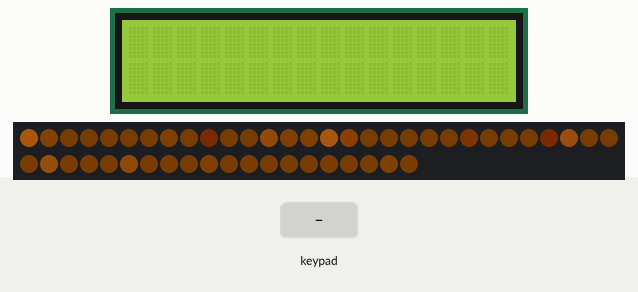
A program run on a simulated Arduino Mega 2560, built with avr-gcc and run on an emulated ATmega2560. Parts: 16×2 character LCD, 50 RGB LEDs in strip order, left to right, continuing on the next row. Inputs (shaded band) come from the test bench. Dim RGB values are drawn brighter than linear; random numbers use the default seed unless the program sets one.

Above: at 4.2 s.
4.3 s: keypad keys 9 8 7 6 A pressed 0.4 s apart
At 6.3 s:
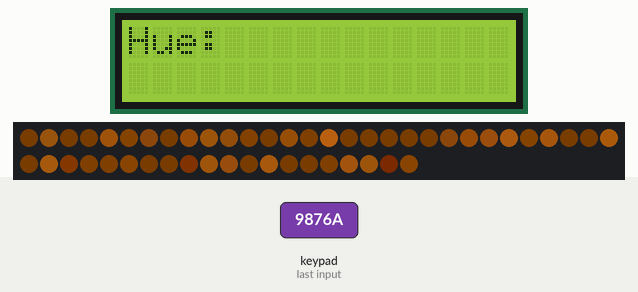
7.8 s: key '#' pressed
At 7.97 s:
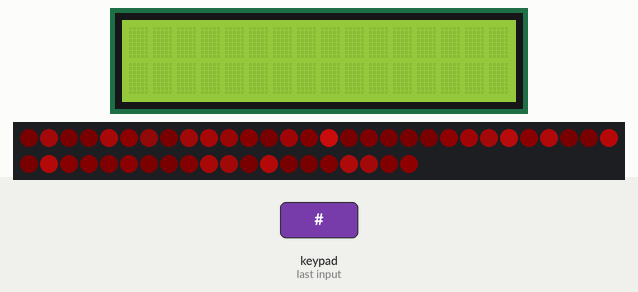
10.2 s: keypad keys 9 8 7 6 D pressed 0.4 s apart
At 12.5 s:
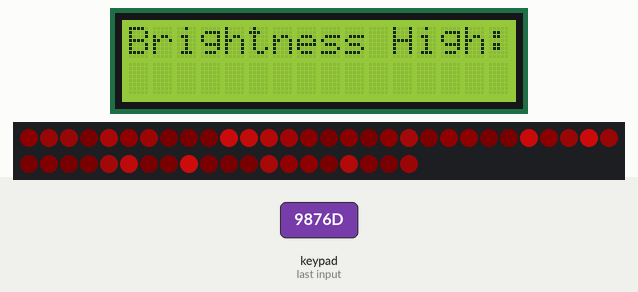
13.7 s: keypad keys 1 3 9 7 # pressed 0.4 s apart
At 15.47 s:
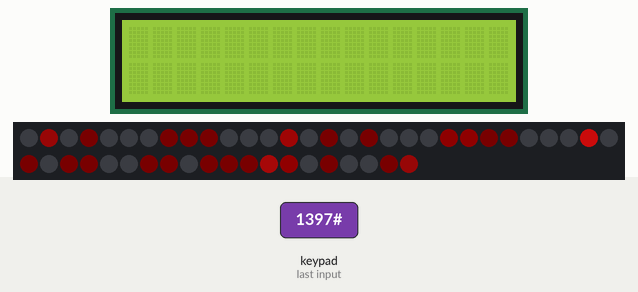
17.7 s: key '1' pressed
At 18.07 s:
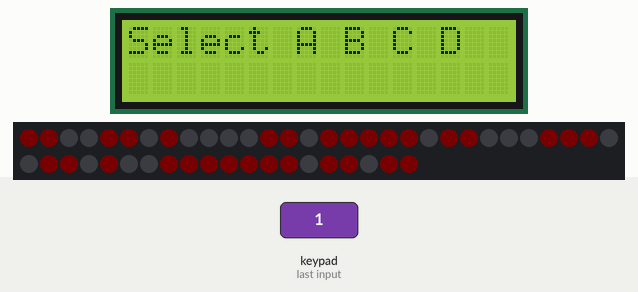
20.3 s: key 'A' pressed
At 21.3 s:
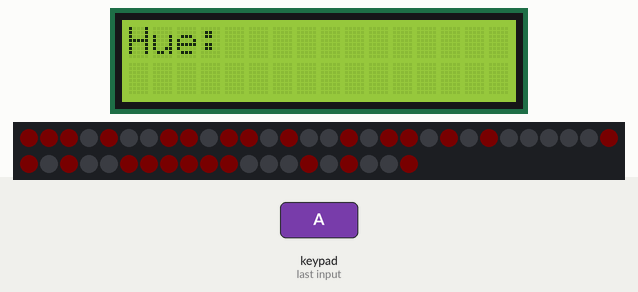
Timing chart, 0 to 22.8 s (numbered marks = the images above; inputs shaded):
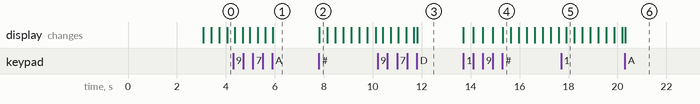

Measured:
- after the input at 7.8 s, the display: changes at once (image 2)
- after the input at 13.7 s, the display: first changes at once (image 4 shows a later state)

The program:

main.cpp
```cpp
#include <Arduino.h>
#include <FastLED.h>
#include <Keypad.h>
#include <LiquidCrystal.h>
#include <Wire.h>

#define LED_PIN 53
#define COLOR_ORDER GRB
#define CHIPSET WS2812B
#define NUM_LEDS 50
#define FRAMES_PER_SECOND 30
#define BASE_COLOR CHSV(HUE, SAT, BRIGHTNESS_FLOOR);
#define ROWS 4
#define COLS 4

//LED stuff
CRGB leds[NUM_LEDS];
int BRIGHTNESS_CEILING = 180;
int BRIGHTNESS_FLOOR = 20;
int HUE = 31;
int SAT = 195;

//Keypad stuff
char keys[ROWS][COLS] = {
    {'1', '2', '3', 'A'},
    {'4', '5', '6', 'B'},
    {'7', '8', '9', 'C'},
    {'*', '0', '#', 'D'}};
byte rowPins[ROWS] = {9, 8, 7, 6};
byte colPins[COLS] = {5, 4, 3, 2};
Keypad keypad = Keypad(makeKeymap(keys), rowPins, colPins, ROWS, COLS);

//LCD stuff
const int rs = 34, en = 32, d4 = 28, d5 = 26, d6 = 24, d7 = 22;
LiquidCrystal lcd(rs, en, d4, d5, d6, d7);

enum PixelState {
  Low,
  Brightening,
  Dimming,
  High
};

struct PixelInfo {
  PixelState state;
  int twinkleness;
  int brightness;
  int twinkleRate;
};

PixelInfo pi[NUM_LEDS];

void initLeds() {
  for (int i = 0; i < NUM_LEDS; i++) {
    leds[i] = BASE_COLOR;
    pi[i].state = Low;
    pi[i].twinkleness = 0;
    pi[i].brightness = BRIGHTNESS_FLOOR;
    pi[i].twinkleRate = 0;
  }
}

void brighten(int i) {
  if (pi[i].brightness < pi[i].twinkleness) {
    pi[i].brightness += pi[i].twinkleRate;
    if (pi[i].brightness > pi[i].twinkleness)
      pi[i].brightness = pi[i].twinkleness;
    leds[i] = CHSV(HUE, SAT, pi[i].brightness);
  } else {
    pi[i].brightness = pi[i].twinkleness;
    leds[i] = CHSV(HUE, SAT, pi[i].brightness);
    pi[i].state = High;
  }
}

void dim(int i) {
  if (pi[i].brightness > BRIGHTNESS_FLOOR) {
    pi[i].brightness -= pi[i].twinkleRate;
    if (pi[i].brightness < BRIGHTNESS_FLOOR)
      pi[i].brightness = BRIGHTNESS_FLOOR;
    leds[i] = CHSV(HUE, SAT, pi[i].brightness);
  } else {
    pi[i].brightness = BRIGHTNESS_FLOOR;
    leds[i] = CHSV(HUE, SAT, pi[i].brightness);
    pi[i].state = Low;
  }
}

void twinkle() {
  int index = rand() % NUM_LEDS;
  if (pi[index].state == Low) {
    pi[index].state = Brightening;
    pi[index].twinkleness = (rand() % (BRIGHTNESS_CEILING - BRIGHTNESS_FLOOR - 15)) + BRIGHTNESS_FLOOR + 15;
    pi[index].twinkleRate = (rand() % 5) + 1;
  } else if (pi[index].state == High) {
    pi[index].state = Dimming;
  }

  for (int i = 0; i < NUM_LEDS; i++) {
    switch (pi[i].state) {
      case Low:
        pi[i].brightness = BRIGHTNESS_FLOOR;
        leds[i] = CHSV(HUE, SAT, pi[i].brightness);
        break;
      case High:
        if (pi[i].twinkleness > BRIGHTNESS_CEILING) {
          pi[i].twinkleness = BRIGHTNESS_CEILING;
          pi[i].brightness = BRIGHTNESS_CEILING;
        }
        leds[i] = CHSV(HUE, SAT, pi[i].brightness);
        break;
      case Brightening:
        if (pi[i].twinkleness > BRIGHTNESS_CEILING) {
          pi[i].twinkleness = BRIGHTNESS_CEILING;
        }
        brighten(i);
        break;
      case Dimming:
        dim(i);
        break;
      default:
        break;
    }
  }
  FastLED.show();
  FastLED.delay(1000 / FRAMES_PER_SECOND);
}

void clearRow() {
  lcd.setCursor(0, 1);
  lcd.print("                ");
  lcd.setCursor(0, 1);
}

int getNum() {
  lcd.setCursor(0, 1);
  int num = 0;
  char key1 = keypad.getKey();
  while (key1 != '#') {
    switch (key1) {
      case NO_KEY:
        break;

      case '0':
      case '1':
      case '2':
      case '3':
      case '4':
      case '5':
      case '6':
      case '7':
      case '8':
      case '9':
        lcd.print(key1);
        num = num * 10 + (key1 - '0');
        if (num > 255) {
          num = 0;
          clearRow();
        }
        break;

      case '#':
        return num;
        break;

      case '*':
        num = 0;
        clearRow();
        break;

      default:
        break;
    }
    key1 = keypad.getKey();
  }
  return num;
}

void setHue() {
  lcd.clear();
  lcd.print("Hue:");
  HUE = getNum();
  // Serial.print("Hue set at: ");
  // Serial.println(HUE);
  lcd.clear();
}

void setSat() {
  lcd.clear();
  lcd.print("Saturation:");
  SAT = getNum();
  // Serial.print("Saturation set at: ");
  // Serial.println(SAT);
  lcd.clear();
}

void setLowBright() {
  lcd.clear();
  lcd.print("Brightness Low:");
  BRIGHTNESS_FLOOR = getNum();
  // Serial.print("Brightness floor set at: ");
  // Serial.println(BRIGHTNESS_FLOOR);
  lcd.clear();
}

void setHighBright() {
  lcd.clear();
  lcd.print("Brightness High:");
  BRIGHTNESS_CEILING = getNum();
  // Serial.print("Brightness ceiling set at: ");
  // Serial.println(BRIGHTNESS_CEILING);
  lcd.clear();
}

void getInput() {
  char key = keypad.getKey();
  if (key) {
    switch (key) {
      case 'A':
        setHue();
        break;
      case 'B':
        setSat();
        break;
      case 'C':

        setLowBright();
        break;
      case 'D':
        setHighBright();
        break;
      default:
        lcd.clear();
        lcd.print("Select A B C D");
        break;
    }
  }
}

void setup() {
  lcd.begin(16, 2);
  Serial.begin(9600);
  delay(3000);
  FastLED.addLeds<CHIPSET, LED_PIN, COLOR_ORDER>(leds, NUM_LEDS).setCorrection(TypicalLEDStrip);
  initLeds();
}

void loop() {
  getInput();
  twinkle();
}
```
